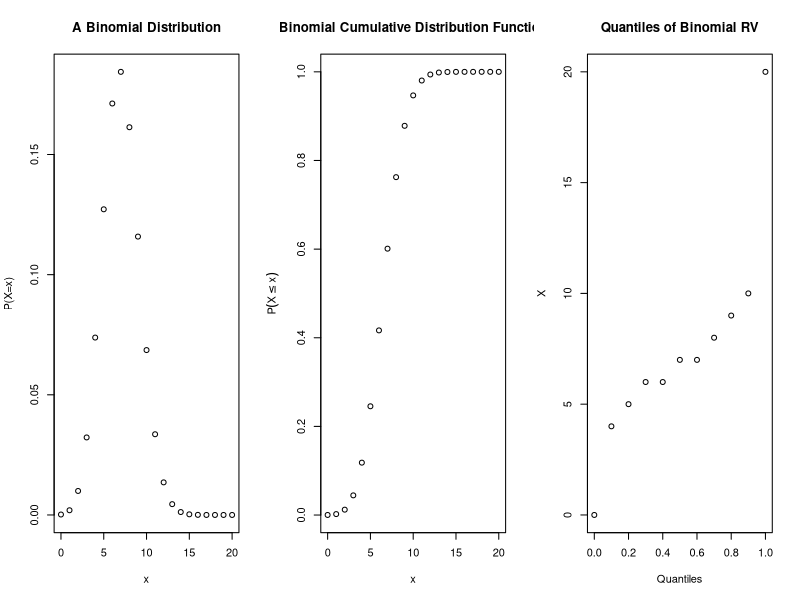
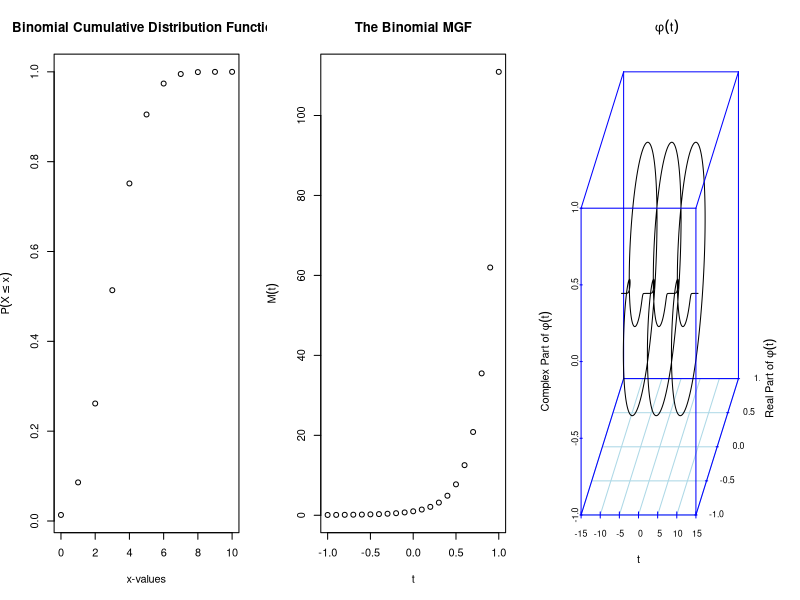
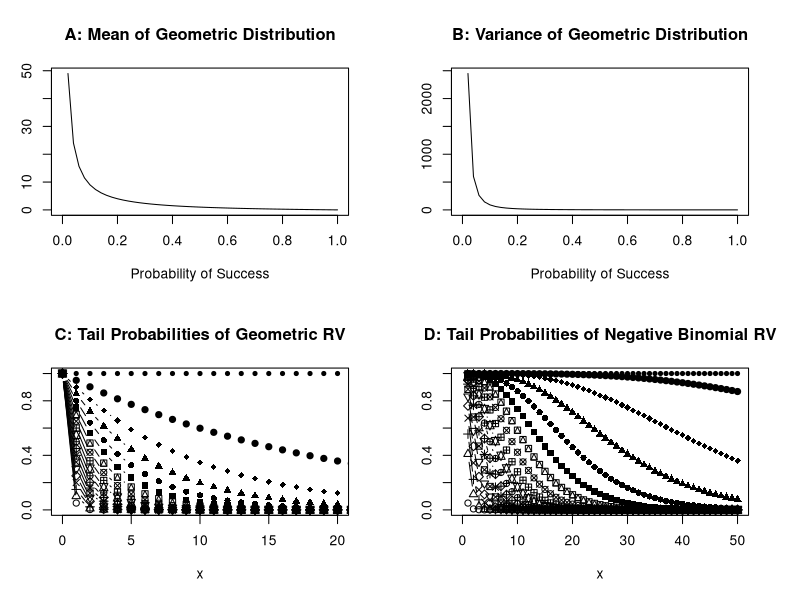
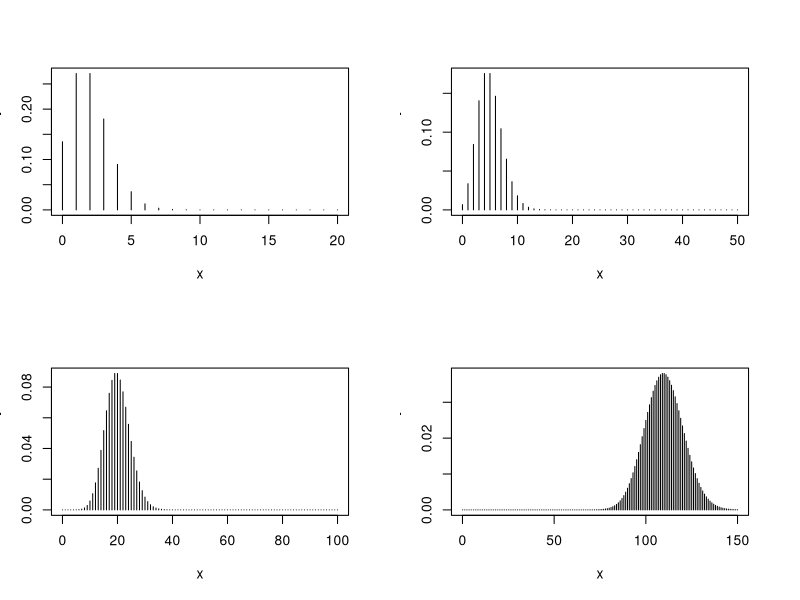
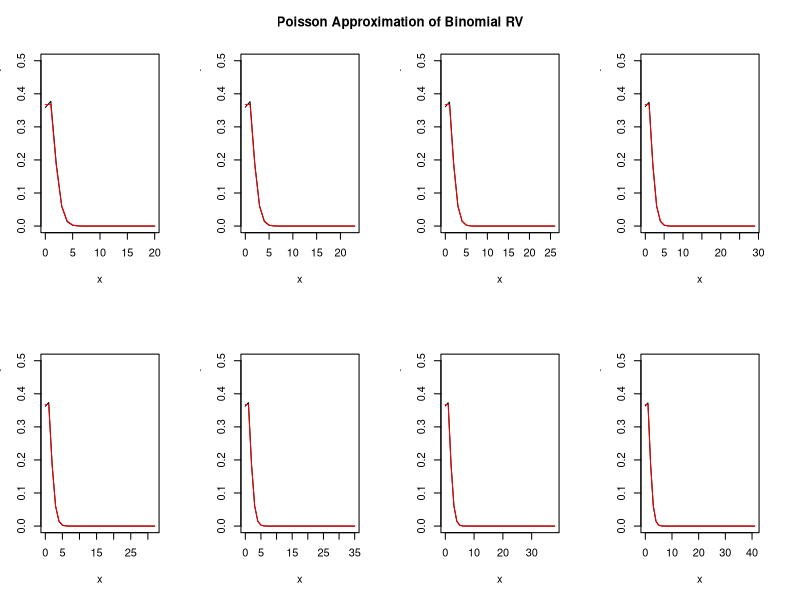
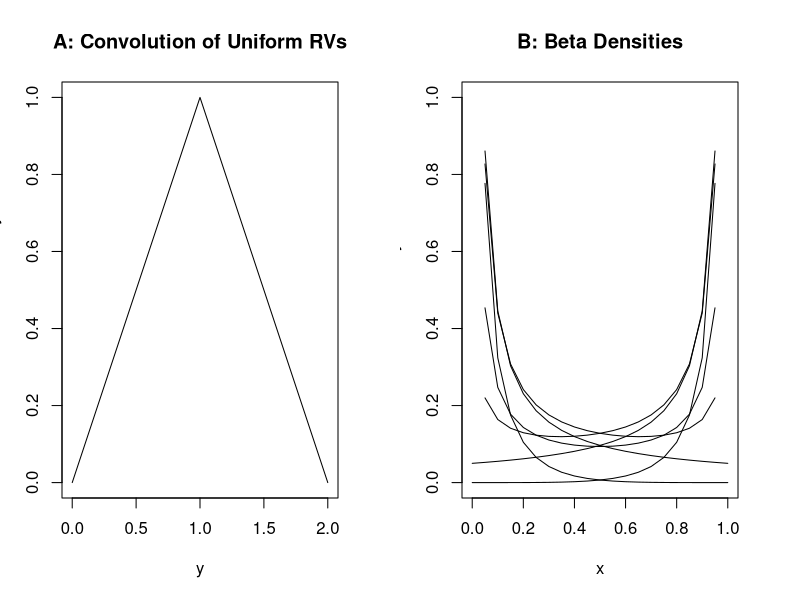
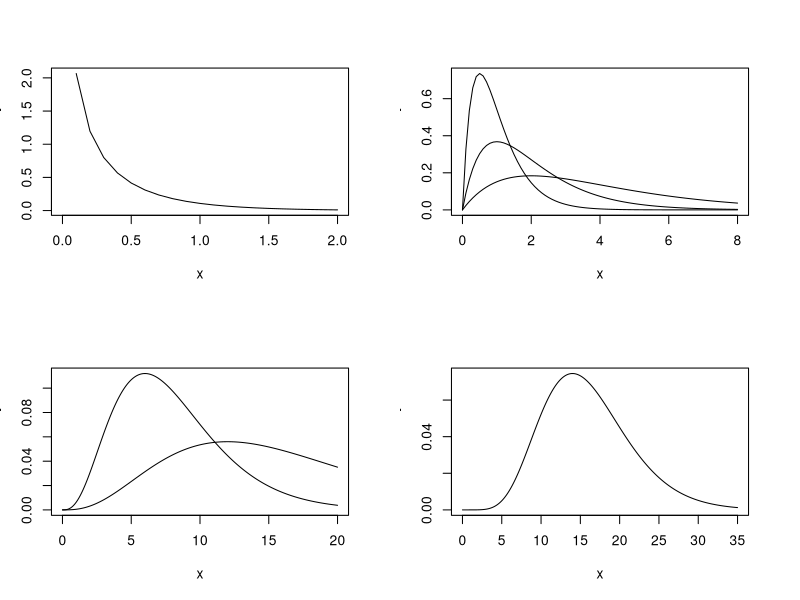
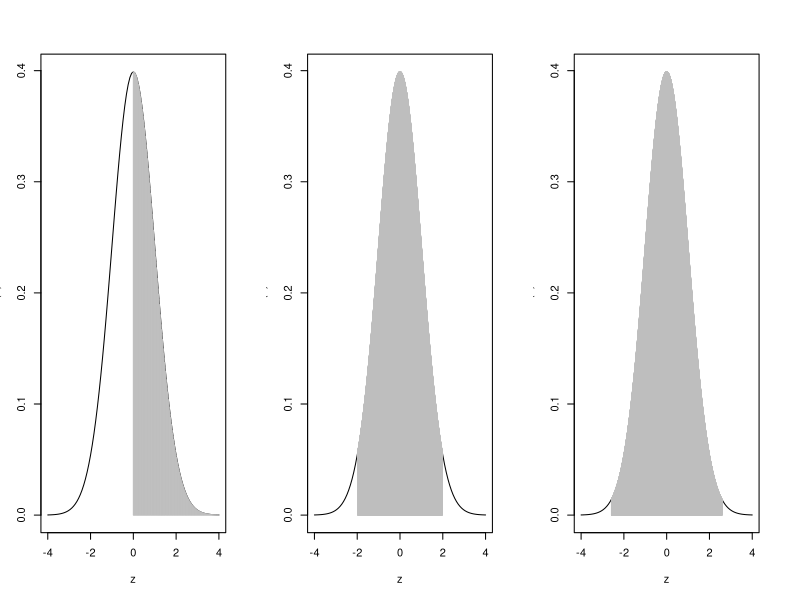

Source code (R) for these figures, in order:
# C6: Sampling Distributions
library(scatterplot3d)
library(VGAM)
library(mvtnorm)

# 6.2 Discrete Univariate Distributions
# 6.2.1 The Discrete Uniform Distribution
# 6.2.2 The Binomial Distribution
# EXAMPLE 6.2.3.A Simple Illustration.
n <- 20; p <- 0.35
par(mfrow=c(1,3))
plot(0:20,dbinom(0:n,n,p),xlab="x",ylab="P(X=x)",main="A Binomial Distribution")
plot(0:20,pbinom(0:n,n,p),xlab="x",ylab=expression(P(X<=x)),main="Binomial Cumulative Distribution Function")
plot(seq(0,1,.1),qbinom(seq(0,1,.1),n,p),xlab="Quantiles",ylab="X",main="Quantiles of Binomial RV")
# Output Suppressed

# EXAMPLE 6.2.4. Understanding Binomial Distributions.
par(mfrow=c(1,3))
n <- 10;p <- 0.35
# Plotting the CDF
plot(0:10,pbinom(0:10,n,p),xlab="x-values",ylab=expression(P(X<=x)),main="Binomial Cumulative Distribution Function")
# The MGF
t <- seq(-1,1,0.1)
mgf_binomial <- function(t,n,p) {(1-p+p*exp(t))^n}
plot(t,mgf_binomial(t,n,p),xlab="t",ylab=expression(M(t)),main="The Binomial MGF")
# The Characteristic Function
t <- seq(-10,10,0.01)
cf_binomial <- function(t,n,p) {(1-p+p*exp(1i*t))^n}
scatterplot3d(t,Re(cf_binomial(t,n,p)),Im(cf_binomial(t,n,p)),xlim=c(-11,11),ylim=c(-1,1), zlim=c(-1,1), xlab="t",ylab=expression(paste("Real Part of ",phi(t))), zlab=expression(paste("Complex Part of ",phi(t))),,highlight.3d=TRUE,col.axis="blue",col.grid="lightblue", pch=20,type="l",main=expression(phi(t)))

# Understanding the Central Term of a Binomial Distribution
# EXAMPLE 6.2.5. Understanding the Central Term of a Binomial Distribution.
n <- 20; p <- 0.2
m <- NULL # Lets find the Central Terms
for(k in 5:n)	{
    mid_term <- 0
    while((((k+1)*p-1)>mid_term) & ((k+1)*p>=mid_term) )	{
	        mid_term <- mid_term+1
								                                          }
    m[k-4] <- mid_term
		          }
m

par(mfrow=c(2,2))
# 6.2.3 The Geometric Distribution
# EXAMPLE 6.2.6. Understanding the Mean and Variance.
# layout(matrix(c(1,2,3,3),2,byrow=TRUE))
p <- seq(0,1,0.02)
mu <- (1-p)/p
var <- (1-p)/p^(2)
#par(mfrow=c(1,2))
plot(p,mu,xlab="Probability of Success",ylab="Mean","l",main="A: Mean of Geometric Distribution")
plot(p,var,xlab="Probability of Success",ylab="Variance","l",main="B: Variance of Geometric Distribution")

# EXAMPLE 6.2.7. The Tail Probabilities of a Geometric Random Variables.
# The Tail Probabilities
n <- 0:50
p <- seq(0.05,1,0.05)
plot(n,p[1]^n,xlab="x",ylab="Tail Probabilities",pch=1,"b",xlim=c(0,20),main="C: Tail Probabilities of Geometric RV")
for(i in 2:20) lines(n,p[i]^n,pch=i,"b")

# 6.2.4 The Negative Binomial Distribution
# EXAMPLE 6.2.8. The Tail Probabilities of Negative Binomial Distribution.
# Understanding the Tail Probabilities
n <- 1:50
m <- 1:50
r <- 5
p <- seq(0.05,1,0.05)
plot(m,pbeta(p[1],m,n),xlab="x",ylab="Tail Probabilities",
     pch=1,"b",xlim=c(0,50),ylim=c(0,1),main="D: Tail Probabilities of Negative Binomial RV")
for(i in 2:20) lines(m,pbeta(p[i],m,r),pch=i,"b")

# 6.2.5 Poisson Distribution
# EXAMPLE 6.2.9. The Percentiles and Quantiles of a Poisson Distribution.
qpois(seq(0,1,.1),10)
1-ppois(15,10)

# EXAMPLE 6.2.10. Obtaining probabilities of a Poisson random variable when P(X =0) is known.
lam <- -log(.2) # finds the parameter of the Poisson distribution
dpois(6,lam)

# EXAMPLE 6.2.11. The probability distribution of Poisson random variables for different lambda
par(mfrow=c(2,2))
plot(0:20,dpois(0:20,lambda=2),xlab="x",ylab="Probability",type="h")
plot(0:50,dpois(0:50,lambda=5),xlab="x",ylab="Probability",type="h")
plot(0:100,dpois(0:100,lambda=20),xlab="x",ylab="Probability",type="h")
plot(0:150,dpois(0:150,lambda=110),xlab="x",ylab="Probability",type="h")

# EXAMPLE 6.2.12. The Poisson Approximation for Binomial Distribution.
n <- seq(20,41,3)
p <- 1/n
approxdiff <- n*0
par(mfrow=c(2,4))
for(i in 1:length(n))  {
  binomprob <- dbinom(c(0:n[i]),n[i],p[i])
  poisprob <- dpois(c(0:n[i]),n[i]*p[i])
  plot(c(0:n[i]),binomprob,xlab="x",ylab = "Binomial and Poisson Probability", ylim=c(0,.5),"l")
  lines(c(0:n[i]),poisprob,ylim=c(0,.5),"l",col="red")
  approxdiff[i] <- sum(binomprob-poisprob)
}
title(main = "Poisson Approximation of Binomial RV",outer=TRUE,line=-2)
approxdiff # gives the cumulative sum of difference in approximation

# 6.2.6 The Hypergeometric Distribution
# EXAMPLE 6.2.13. Probability of x successes!.
dhyper(0:5,30,12,5)


# 6.3 Continuous Univariate Distributions
# 6.3.1 The Uniform Distribution
# EXAMPLE 6.3.1.A Simple Illustration
punif(15,min=10,max=20)
punif(18,min=10,max=20)-punif(12,min=10,max=20)

par(mfrow=c(1,2))
# EXAMPLE 6.3.2. Convolutions of Two Uniform Random Variables
# Convolution of Two Standard Uniform Random Variables
pdfy <- function(y)	{
      pdfy <- ifelse(y<=1,y, 2-y)
      return(pdfy)
			              }
y <- seq(0,2,0.05)
pdf_y <- sapply(y,pdfy)
plot(y,pdf_y,"l",ylab="Convolution Density", main="A: Convolution of Uniform RVs")

# EXAMPLE 6.3.3. Mean and Variance of Uniform RV
EX <- integrate(function(x) {x*dunif(x,min=5,max=10)},lower=5,upper=10)$value
EX2 <-  integrate(function(x) {x^2*dunif(x,min=5,max=10)},lower=5,upper=10)$value
EX2-EX^2

# 6.3.4 The Beta Distribution
# EXAMPLE 6.3.4.A Simple Illustration.
p <- c(.1,.2,.3,.4,.5)
pbeta(p,6,6)

# EXAMPLE 6.3.5. Different Density Shapes of Beta Distribution
# Various Beta Densities
x <- seq(0,1,0.05)
plot(x,dbeta(x,0.05,0.05),"l",ylab="Beta Density",xlab="x",ylim=c(0,1),main="B: Beta Densities")
lines(x,dbeta(x,0.05,0.5),"l")
lines(x,dbeta(x,0.05,1),"l")
lines(x,dbeta(x,0.05,5),"l")
lines(x,dbeta(x,0.5,0.05),"l")
lines(x,dbeta(x,1,0.05),"l")
lines(x,dbeta(x,5,0.05),"l")

# 6.3.3 The Exponential Distribution
# EXAMPLE 6.3.6.A Simple Illustration.
t <- c(13,18,27,45)
pexp(t,1/30)
qexp(seq(0,1,.25),1/30)

# EXAMPLE 6.3.7. Conditional Probabilities in Exponential Distribution.
(pexp(16,1/10)-pexp(10,1/10))/(1-pexp(10,1/10))
pexp(6,1/10)
theta <- 10
s <- 1:5
t <- 1:10
checkequal <- function(a,b,theta)	{
      temp <- round(((pexp(a+b,1/theta)-pexp(b,1/theta))/(1-pexp(b,1/theta))),2)==round(pexp(a,1/theta),2)
      return(temp)
					                        }
outer(s,t,checkequal,theta)

# 6.3.4 The Gamma Distribution
# EXAMPLE 6.3.8. The Gamma Density Plots.
# The Gamma Density Plots
par(mfrow=c(2,2))
x <- seq(0,2,0.1)
plot(x,dgamma(x,shape=0.5,scale=0.5),
xlab="x",ylab="Gamma Density Plot","l")
x <- seq(0,8,0.1)
plot(x,dgamma(x,shape=2,scale=0.5),
xlab="x",ylab="Gamma Density Plot","l")
lines(x,dgamma(x,shape=2,scale=1),"l")
lines(x,dgamma(x,shape=2,scale=2),"l")
x <- seq(0,20,0.1)
plot(x,dgamma(x,shape=4,scale=2),xlab="x",
ylab="Gamma Density Plot","l")
lines(x,dgamma(x,shape=4,scale=4),"l")
x <- seq(0,35,0.1)
plot(x,dgamma(x,shape=8,scale=2),
xlab="x",ylab="Gamma Density Plot","l")

# 6.3.5 The Normal Distribution
# EXAMPLE 6.3.9.A Simple Illustration.
integrate(dnorm,-1.68,1.68)$value
integrate(dnorm,-1.96,1.96)$value
integrate(dnorm,-2.58,2.58)$value

# EXAMPLE 6.3.10. Some Shady Normal Curves.
par(mfrow=c(1,3))
# Probability Z Greater than 0
curve(dnorm(x,0,1),-4,4,xlab="z",ylab="f(z)")
z <- seq(0,4,0.02)
lines(z,dnorm(z),type="h",col="grey")
# 95% Coverage
curve(dnorm(x,0,1),-4,4,xlab="z",ylab="f(z)")
z <- seq(-1.96,1.96,0.001)
lines(z,dnorm(z),type="h",col="grey")
# 95% Coverage
curve(dnorm(x,0,1),-4,4,xlab="z",ylab="f(z)")
z <- seq(-2.58,2.58,0.001)
lines(z,dnorm(z),type="h",col="grey")

# 6.3.6 The Cauchy Distribution
# EXAMPLE 6.3.9. Whose tail is heavy? Normal or Cauchy?
x <- seq(-4,4,0.1)
plot(x,dnorm(x),"l",col="green")
lines(x,dcauchy(x),"l",col="red")


# 6.6 Sampling from the Normal Distributions
par(mfrow=c(2,2))
# Understanding the behavior of Normal Sample Mean
n <- c(2,5,10,20)
sd_normal_mean <- sqrt(n)
x <- seq(-3,3,0.1)
plot(x,dnorm(x),"l",xlim=c(-3,3),ylim=c(0,2),
main="A: Understanding the Sample Normal Mean")
for(i in 1:length(n)) 	{
      points(x,dnorm(x,sd=1/sqrt(n[i])),"l")
			                  }
# Understanding the shape of chi-square densities for various d.f.
n <- c(1:5,10)
x <- seq(0,25,0.1)
plot(x,dchisq(x,df=n[1]),ylim=c(0,0.8),"l",main="B: Chi-square Densities")
for(i in 2:length(n))	{
      points(x,dchisq(x,df=n[i]),"l")
			}
# Understanding the F-Density Plots
n <- c(1:5,10)
x <- seq(0,5,0.1)
plot(x,df(x,df1=1,df2=1),xlim=c(0,5),ylim=c(0,2),"l",main="C: The F- Densities",col="green")
points(x,df(x,df1=2,df2=1),"l",col="red")
points(x,df(x,df1=5,df2=2),"l",col="blue")
points(x,df(x,df1=100,df2=1),"l",col="yellow")
points(x,df(x,df1=100,df2=100),"l",col="orange")
# Understanding the t-densities
n <- c(1:5,10)
x <- seq(-5,5,0.1)
plot(x,dt(x,df=1),xlim=c(-5,5),ylim=c(0,0.45),"l",main="D: The t-Densities",col="green")
points(x,dt(x,df=2),"l",col="red")
points(x,dt(x,df=5),"l",col="blue")
points(x,dt(x,df=30),"l",col="yellow")
points(x,dt(x,df=Inf),"l",col="orange")


# 6.7 Some Finer Aspects of Sampling Distributions
# 6.7.1 Sampling Distribution of Median
sleepgr1 <- sleep$extra[sleep$group==1]
sleepgr1Median <- median(sleepgr1)
n <- length(sleepgr1)
sleepgr1Ascend <- sort(sleepgr1)
k <- floor((n+1)/2 - 2.58*sqrt(n/4))
sleepgr1MedianSE <- sqrt(((sleepgr1Ascend[n-k+1]-sleepgr1Ascend[k])/5.1517)^2)
sleepgr1MedianSE

# 6.7.2 Sampling Distribution of Mean of Standard Distributions
# EXAMPLE 6.7.1. Poisson Distribution.
n <- c(2,5,10,20,30,50)
lambda <- 10
# supportx=0:30
i <- 6
plot(seq(0,30*n[i],1)/n[i],dpois(seq(0,30*n[i],1),n[i]*lambda),
xlab=expression(bar(X)),ylab=expression(P(bar(X))),
type="h",col=i,xlim=c(0,20),ylim=c(0,0.1))
for(i in 1:5) lines(seq(0,30*n[i],1)/n[i],dpois(seq(0,30*n[i],1),n[i]*lambda),type="h",col=i)

# 6.8 Multivariate Sampling Distributions
# 6.8.1 Noncentral Chi-square, t, and F Distributions
par(mfrow=c(1,3))
n <- c(1:5,10)
ncp <- n
x <- seq(0,25,0.1)
plot(x,dchisq(x,df=n[1]),ylim=c(0,0.3),ylab="Non-central chi-square densities",
type="l",main="A: Chi-square Densities",col=1)
points(x,dchisq(x,df=n[1],ncp=ncp[1]),"b",col=1)
for(i in 2:length(n))	{
    points(x,dchisq(x,df=n[i]),"l",col=i)
    points(x,dchisq(x,df=n[i],ncp=ncp[i]),"b",col=i)
			}

x <- seq(0,5,0.1)
plot(x,df(x,df1=1,df2=1),xlim=c(0,5),ylim=c(0,2),ylab="Non-central F densities",
"l",main="B: The F- Densities",col="green")
points(x,df(x,df1=2,df2=1),"l",col="red")
points(x,df(x,df1=2,df2=1,ncp=2),"l",col="red")
points(x,df(x,df1=5,df2=2),"l",col="blue")
points(x,df(x,df1=5,df2=2,ncp=10),"l",col="blue")
points(x,df(x,df1=100,df2=1),"l",col="yellow")
points(x,df(x,df1=100,df2=1,ncp=15),"l",col="yellow")
points(x,df(x,df1=100,df2=100),"l",col="orange")
points(x,df(x,df1=100,df2=100,ncp=20),"l",col="orange")

x <- seq(-5,5,0.1)
plot(x,dt(x,df=1),xlim=c(-5,5),ylim=c(0,0.45),ylab="Non-central t densities",
"l",main="C: The t-Densities",col="green")
points(x,dt(x,df=1,ncp=1),"l",col="green")
points(x,dt(x,df=2),"l",col="red")
points(x,dt(x,df=2,ncp=2),"l",col="red")
points(x,dt(x,df=5),"l",col="blue")
points(x,dt(x,df=5,ncp=3),"l",col="blue")
points(x,dt(x,df=30),"l",col="yellow")
points(x,dt(x,df=30,ncp=4),"l",col="yellow")
points(x,dt(x,df=Inf),"l",col="orange")
points(x,dt(x,df=Inf,ncp=5),"l",col="orange")
